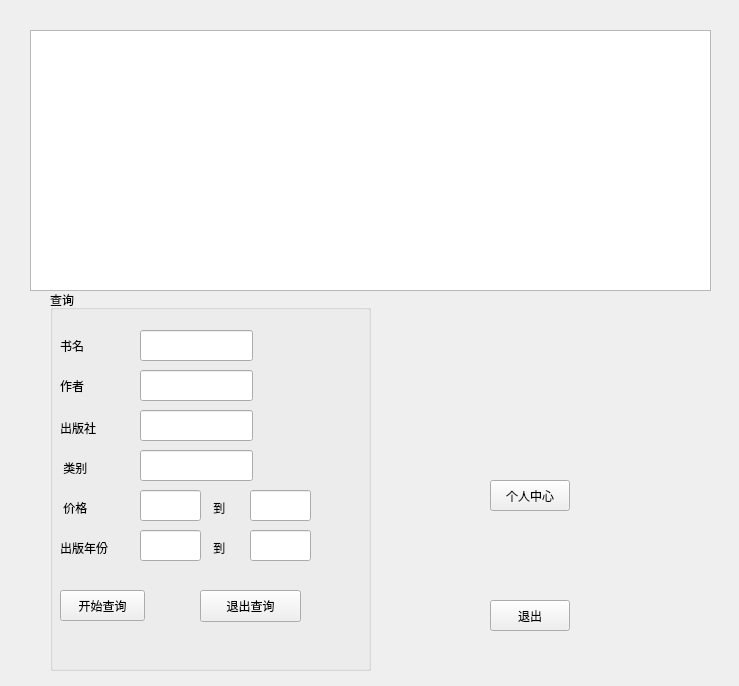
<?xml version="1.0" encoding="UTF-8"?>
<ui version="4.0">
 <class>userInterface</class>
 <widget class="QWidget" name="userInterface">
  <property name="geometry">
   <rect>
    <x>0</x>
    <y>0</y>
    <width>739</width>
    <height>686</height>
   </rect>
  </property>
  <property name="windowTitle">
   <string>Form</string>
  </property>
  <widget class="QTableView" name="tableView">
   <property name="geometry">
    <rect>
     <x>30</x>
     <y>30</y>
     <width>681</width>
     <height>261</height>
    </rect>
   </property>
  </widget>
  <widget class="QPushButton" name="exitButton">
   <property name="geometry">
    <rect>
     <x>490</x>
     <y>600</y>
     <width>80</width>
     <height>31</height>
    </rect>
   </property>
   <property name="text">
    <string>退出</string>
   </property>
  </widget>
  <widget class="QPushButton" name="myinformationButton">
   <property name="geometry">
    <rect>
     <x>490</x>
     <y>480</y>
     <width>80</width>
     <height>31</height>
    </rect>
   </property>
   <property name="text">
    <string>个人中心</string>
   </property>
  </widget>
  <widget class="QGroupBox" name="groupBox">
   <property name="geometry">
    <rect>
     <x>50</x>
     <y>290</y>
     <width>321</width>
     <height>381</height>
    </rect>
   </property>
   <property name="title">
    <string>查询</string>
   </property>
   <widget class="QLabel" name="label_7">
    <property name="geometry">
     <rect>
      <x>10</x>
      <y>40</y>
      <width>71</width>
      <height>31</height>
     </rect>
    </property>
    <property name="text">
     <string>书名</string>
    </property>
   </widget>
   <widget class="QLabel" name="label_8">
    <property name="geometry">
     <rect>
      <x>10</x>
      <y>80</y>
      <width>71</width>
      <height>31</height>
     </rect>
    </property>
    <property name="text">
     <string>作者</string>
    </property>
   </widget>
   <widget class="QLineEdit" name="booknameEdit">
    <property name="geometry">
     <rect>
      <x>90</x>
      <y>40</y>
      <width>113</width>
      <height>31</height>
     </rect>
    </property>
   </widget>
   <widget class="QLineEdit" name="authorEdit">
    <property name="geometry">
     <rect>
      <x>90</x>
      <y>80</y>
      <width>113</width>
      <height>31</height>
     </rect>
    </property>
   </widget>
   <widget class="QPushButton" name="searchButton">
    <property name="geometry">
     <rect>
      <x>10</x>
      <y>300</y>
      <width>85</width>
      <height>31</height>
     </rect>
    </property>
    <property name="text">
     <string>开始查询</string>
    </property>
   </widget>
   <widget class="QLabel" name="label_6">
    <property name="geometry">
     <rect>
      <x>10</x>
      <y>130</y>
      <width>60</width>
      <height>16</height>
     </rect>
    </property>
    <property name="text">
     <string>出版社</string>
    </property>
   </widget>
   <widget class="QLabel" name="label_11">
    <property name="geometry">
     <rect>
      <x>10</x>
      <y>170</y>
      <width>60</width>
      <height>16</height>
     </rect>
    </property>
    <property name="text">
     <string> 类别</string>
    </property>
   </widget>
   <widget class="QLabel" name="label_12">
    <property name="geometry">
     <rect>
      <x>10</x>
      <y>210</y>
      <width>60</width>
      <height>16</height>
     </rect>
    </property>
    <property name="text">
     <string> 价格</string>
    </property>
   </widget>
   <widget class="QLabel" name="label_13">
    <property name="geometry">
     <rect>
      <x>10</x>
      <y>250</y>
      <width>60</width>
      <height>16</height>
     </rect>
    </property>
    <property name="text">
     <string>出版年份</string>
    </property>
   </widget>
   <widget class="QLineEdit" name="publisherEdit">
    <property name="geometry">
     <rect>
      <x>90</x>
      <y>120</y>
      <width>113</width>
      <height>31</height>
     </rect>
    </property>
   </widget>
   <widget class="QLineEdit" name="categoryEdit">
    <property name="geometry">
     <rect>
      <x>90</x>
      <y>160</y>
      <width>113</width>
      <height>31</height>
     </rect>
    </property>
   </widget>
   <widget class="QLineEdit" name="lowPriceEdit">
    <property name="geometry">
     <rect>
      <x>90</x>
      <y>200</y>
      <width>61</width>
      <height>31</height>
     </rect>
    </property>
   </widget>
   <widget class="QLineEdit" name="earlyYearEdit">
    <property name="geometry">
     <rect>
      <x>90</x>
      <y>240</y>
      <width>61</width>
      <height>31</height>
     </rect>
    </property>
   </widget>
   <widget class="QLabel" name="label_14">
    <property name="geometry">
     <rect>
      <x>160</x>
      <y>210</y>
      <width>60</width>
      <height>16</height>
     </rect>
    </property>
    <property name="text">
     <string> 到</string>
    </property>
   </widget>
   <widget class="QLabel" name="label_15">
    <property name="geometry">
     <rect>
      <x>160</x>
      <y>250</y>
      <width>60</width>
      <height>16</height>
     </rect>
    </property>
    <property name="text">
     <string> 到</string>
    </property>
   </widget>
   <widget class="QLineEdit" name="highPriceEdit">
    <property name="geometry">
     <rect>
      <x>200</x>
      <y>200</y>
      <width>61</width>
      <height>31</height>
     </rect>
    </property>
   </widget>
   <widget class="QLineEdit" name="lateYearEdit">
    <property name="geometry">
     <rect>
      <x>200</x>
      <y>240</y>
      <width>61</width>
      <height>31</height>
     </rect>
    </property>
   </widget>
   <widget class="QPushButton" name="exitSearchButton">
    <property name="geometry">
     <rect>
      <x>150</x>
      <y>300</y>
      <width>101</width>
      <height>32</height>
     </rect>
    </property>
    <property name="text">
     <string>退出查询</string>
    </property>
   </widget>
  </widget>
 </widget>
 <resources/>
 <connections/>
</ui>
